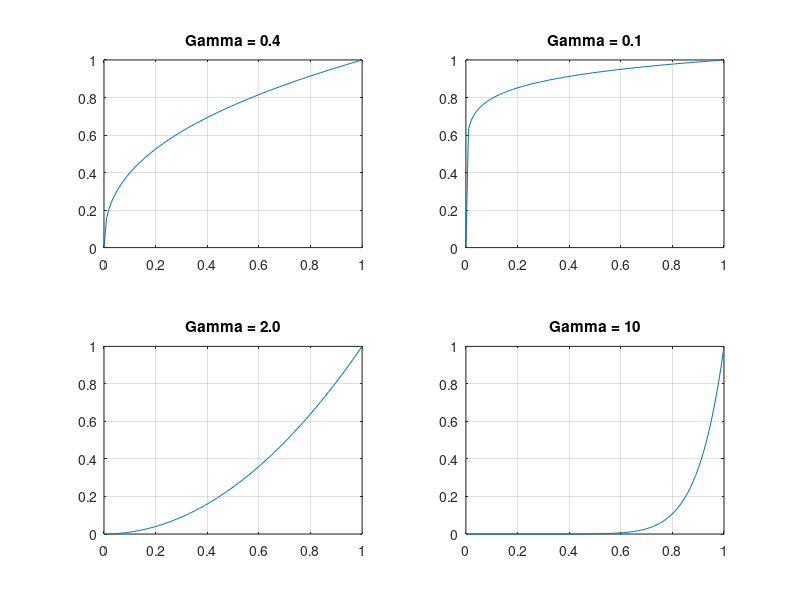

Write the MATLAB code that produced this figure.
% a03_05_pre [script]
clc, clear, close all

%Funcao Gamma
x = 0:0.01:1;
y1 = x.^0.4;
y2 = x.^0.1;
y3 = x.^2.0;
y4 = x.^10;

%Display
figure
subplot(2,2,1), plot(x,y1)
grid on
title('Gamma = 0.4')
subplot(2,2,2), plot(x,y2)
grid on
title('Gamma = 0.1')
subplot(2,2,3), plot(x,y3)
grid on
title('Gamma = 2.0')
subplot(2,2,4), plot(x,y4)
grid on
title('Gamma = 10')